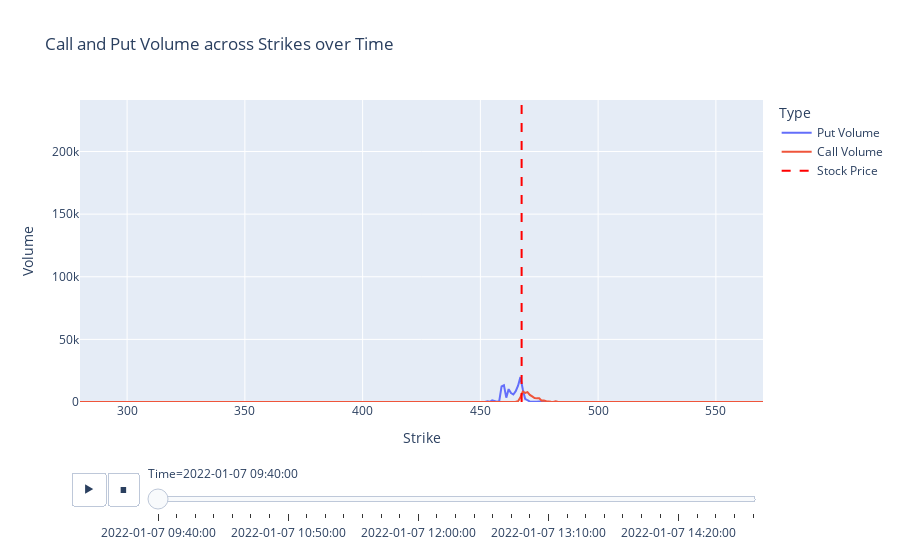

The notebook cell this image was saved under:
### Code cell
# prepare dataframe sorted by time so animation frames are chronological
df_anim = df_options.sort_values("time").copy()
df_anim["time_str"] = df_anim["time"].dt.strftime("%Y-%m-%d %H:%M:%S")

# Reshape data to have separate rows for call and put volumes
df_call = df_anim.copy()
df_call["volume"] = df_call["callVolume"]
df_call["type"] = "Call Volume"

df_put = df_anim.copy()
df_put["volume"] = df_put["putVolume"]
df_put["type"] = "Put Volume"

df_combined = pd.concat([df_call, df_put])

ymax = max(df_anim["putVolume"].max(), df_anim["callVolume"].max()) * 1.1

# Create a sorted list of unique times to ensure proper ordering
unique_times = df_anim.sort_values("time")["time_str"].unique()

fig = px.line(
    df_combined.sort_values("strike"),
    x="strike",
    y="volume",
    color="type",
    animation_frame="time_str",
    range_y=[0, ymax],
    labels={"volume": "Volume", "strike": "Strike", "time_str": "Time", "type": "Type"},
    title="Call and Put Volume across Strikes over Time",
    category_orders={"time_str": list(unique_times)}  # Enforce chronological order
)

# Add vertical lines for stock price at each time point
for i, frame in enumerate(fig.frames):
    time_str = frame.name
    stock_price = df_anim[df_anim["time_str"] == time_str]["stockPrice"].iloc[0]
    
    # Add vertical line to each frame
    frame.data = frame.data + (go.Scatter(
        x=[stock_price, stock_price],
        y=[0, ymax],
        mode="lines",
        line=dict(color="red", width=2, dash="dash"),
        name="Stock Price",
        showlegend=(i == 0)  # Only show legend on first frame
    ),)

# Add vertical line to initial plot as well
stock_price_initial = df_anim[df_anim["time_str"] == unique_times[0]]["stockPrice"].iloc[0]
fig.add_trace(go.Scatter(
    x=[stock_price_initial, stock_price_initial],
    y=[0, ymax],
    mode="lines",
    line=dict(color="red", width=2, dash="dash"),
    name="Stock Price"
))

fig.update_layout(xaxis_title="Strike", yaxis_title="Volume", transition={"duration": 300})
fig.show()

### Figure 1 — Plotly figure (JSON) as saved in the notebook; plotly's stock layout.template omitted (floating-point values rounded to 4 significant figures; data arrays with more than 128 entries replaced by an {"elided": "..."} marker saying what was removed)
{"data": [{"hovertemplate": "Type=Put Volume<br>Time=2022-01-07 09:40:00<br>Strike=%{x}<br>Volume=%{y}<extra></extra>", "legendgroup": "Put Volume", "line": {"color": "#636efa", "dash": "solid"}, "marker": {"symbol": "circle"}, "mode": "lines", "name": "Put Volume", "orientation": "v", "showlegend": true, "type": "scatter", "x": {"elided": "154 float values"}, "xaxis": "x", "y": {"elided": "154 int values"}, "yaxis": "y"}, {"hovertemplate": "Type=Call Volume<br>Time=2022-01-07 09:40:00<br>Strike=%{x}<br>Volume=%{y}<extra></extra>", "legendgroup": "Call Volume", "line": {"color": "#EF553B", "dash": "solid"}, "marker": {"symbol": "circle"}, "mode": "lines", "name": "Call Volume", "orientation": "v", "showlegend": true, "type": "scatter", "x": {"elided": "154 float values"}, "xaxis": "x", "y": {"elided": "154 int values"}, "yaxis": "y"}, {"line": {"color": "red", "dash": "dash", "width": 2}, "mode": "lines", "name": "Stock Price", "type": "scatter", "x": [467.5, 467.5], "y": [0, 241100.0]}], "layout": {"legend": {"title": {"text": "Type"}, "tracegroupgap": 0}, "sliders": [{"active": 0, "currentvalue": {"prefix": "Time="}, "len": 0.9, "pad": {"b": 10, "t": 60}, "steps": [{"args": [["2022-01-07 09:40:00"], {"frame": {"duration": 0, "redraw": false}, "fromcurrent": true, "mode": "immediate", "transition": {"duration": 0, "easing": "linear"}}], "label": "2022-01-07 09:40:00", "method": "animate"}, {"args": [["2022-01-07 09:50:00"], {"frame": {"duration": 0, "redraw": false}, "fromcurrent": true, "mode": "immediate", "transition": {"duration": 0, "easing": "linear"}}], "label": "2022-01-07 09:50:00", "method": "animate"}, {"args": [["2022-01-07 10:00:00"], {"frame": {"duration": 0, "redraw": false}, "fromcurrent": true, "mode": "immediate", "transition": {"duration": 0, "easing": "linear"}}], "label": "2022-01-07 10:00:00", "method": "animate"}, {"args": [["2022-01-07 10:10:00"], {"frame": {"duration": 0, "redraw": false}, "fromcurrent": true, "mode": "immediate", "transition": {"duration": 0, "easing": "linear"}}], "label": "2022-01-07 10:10:00", "method": "animate"}, {"args": [["2022-01-07 10:20:00"], {"frame": {"duration": 0, "redraw": false}, "fromcurrent": true, "mode": "immediate", "transition": {"duration": 0, "easing": "linear"}}], "label": "2022-01-07 10:20:00", "method": "animate"}, {"args": [["2022-01-07 10:30:00"], {"frame": {"duration": 0, "redraw": false}, "fromcurrent": true, "mode": "immediate", "transition": {"duration": 0, "easing": "linear"}}], "label": "2022-01-07 10:30:00", "method": "animate"}, {"args": [["2022-01-07 10:40:00"], {"frame": {"duration": 0, "redraw": false}, "fromcurrent": true, "mode": "immediate", "transition": {"duration": 0, "easing": "linear"}}], "label": "2022-01-07 10:40:00", "method": "animate"}, {"args": [["2022-01-07 10:50:00"], {"frame": {"duration": 0, "redraw": false}, "fromcurrent": true, "mode": "immediate", "transition": {"duration": 0, "easing": "linear"}}], "label": "2022-01-07 10:50:00", "method": "animate"}, {"args": [["2022-01-07 11:00:00"], {"frame": {"duration": 0, "redraw": false}, "fromcurrent": true, "mode": "immediate", "transition": {"duration": 0, "easing": "linear"}}], "label": "2022-01-07 11:00:00", "method": "animate"}, {"args": [["2022-01-07 11:10:00"], {"frame": {"duration": 0, "redraw": false}, "fromcurrent": true, "mode": "immediate", "transition": {"duration": 0, "easing": "linear"}}], "label": "2022-01-07 11:10:00", "method": "animate"}, {"args": [["2022-01-07 11:20:00"], {"frame": {"duration": 0, "redraw": false}, "fromcurrent": true, "mode": "immediate", "transition": {"duration": 0, "easing": "linear"}}], "label": "2022-01-07 11:20:00", "method": "animate"}, {"args": [["2022-01-07 11:30:00"], {"frame": {"duration": 0, "redraw": false}, "fromcurrent": true, "mode": "immediate", "transition": {"duration": 0, "easing": "linear"}}], "label": "2022-01-07 11:30:00", "method": "animate"}, {"args": [["2022-01-07 11:40:00"], {"frame": {"duration": 0, "redraw": false}, "fromcurrent": true, "mode": "immediate", "transition": {"duration": 0, "easing": "linear"}}], "label": "2022-01-07 11:40:00", "method": "animate"}, {"args": [["2022-01-07 11:50:00"], {"frame": {"duration": 0, "redraw": false}, "fromcurrent": true, "mode": "immediate", "transition": {"duration": 0, "easing": "linear"}}], "label": "2022-01-07 11:50:00", "method": "animate"}, {"args": [["2022-01-07 12:00:00"], {"frame": {"duration": 0, "redraw": false}, "fromcurrent": true, "mode": "immediate", "transition": {"duration": 0, "easing": "linear"}}], "label": "2022-01-07 12:00:00", "method": "animate"}, {"args": [["2022-01-07 12:10:00"], {"frame": {"duration": 0, "redraw": false}, "fromcurrent": true, "mode": "immediate", "transition": {"duration": 0, "easing": "linear"}}], "label": "2022-01-07 12:10:00", "method": "animate"}, {"args": [["2022-01-07 12:20:00"], {"frame": {"duration": 0, "redraw": false}, "fromcurrent": true, "mode": "immediate", "transition": {"duration": 0, "easing": "linear"}}], "label": "2022-01-07 12:20:00", "method": "animate"}, {"args": [["2022-01-07 12:30:00"], {"frame": {"duration": 0, "redraw": false}, "fromcurrent": true, "mode": "immediate", "transition": {"duration": 0, "easing": "linear"}}], "label": "2022-01-07 12:30:00", "method": "animate"}, {"args": [["2022-01-07 12:40:00"], {"frame": {"duration": 0, "redraw": false}, "fromcurrent": true, "mode": "immediate", "transition": {"duration": 0, "easing": "linear"}}], "label": "2022-01-07 12:40:00", "method": "animate"}, {"args": [["2022-01-07 12:50:00"], {"frame": {"duration": 0, "redraw": false}, "fromcurrent": true, "mode": "immediate", "transition": {"duration": 0, "easing": "linear"}}], "label": "2022-01-07 12:50:00", "method": "animate"}, {"args": [["2022-01-07 13:00:00"], {"frame": {"duration": 0, "redraw": false}, "fromcurrent": true, "mode": "immediate", "transition": {"duration": 0, "easing": "linear"}}], "label": "2022-01-07 13:00:00", "method": "animate"}, {"args": [["2022-01-07 13:10:00"], {"frame": {"duration": 0, "redraw": false}, "fromcurrent": true, "mode": "immediate", "transition": {"duration": 0, "easing": "linear"}}], "label": "2022-01-07 13:10:00", "method": "animate"}, {"args": [["2022-01-07 13:20:00"], {"frame": {"duration": 0, "redraw": false}, "fromcurrent": true, "mode": "immediate", "transition": {"duration": 0, "easing": "linear"}}], "label": "2022-01-07 13:20:00", "method": "animate"}, {"args": [["2022-01-07 13:30:00"], {"frame": {"duration": 0, "redraw": false}, "fromcurrent": true, "mode": "immediate", "transition": {"duration": 0, "easing": "linear"}}], "label": "2022-01-07 13:30:00", "method": "animate"}, {"args": [["2022-01-07 13:40:00"], {"frame": {"duration": 0, "redraw": false}, "fromcurrent": true, "mode": "immediate", "transition": {"duration": 0, "easing": "linear"}}], "label": "2022-01-07 13:40:00", "method": "animate"}, {"args": [["2022-01-07 13:50:00"], {"frame": {"duration": 0, "redraw": false}, "fromcurrent": true, "mode": "immediate", "transition": {"duration": 0, "easing": "linear"}}], "label": "2022-01-07 13:50:00", "method": "animate"}, {"args": [["2022-01-07 14:00:00"], {"frame": {"duration": 0, "redraw": false}, "fromcurrent": true, "mode": "immediate", "transition": {"duration": 0, "easing": "linear"}}], "label": "2022-01-07 14:00:00", "method": "animate"}, {"args": [["2022-01-07 14:10:00"], {"frame": {"duration": 0, "redraw": false}, "fromcurrent": true, "mode": "immediate", "transition": {"duration": 0, "easing": "linear"}}], "label": "2022-01-07 14:10:00", "method": "animate"}, {"args": [["2022-01-07 14:20:00"], {"frame": {"duration": 0, "redraw": false}, "fromcurrent": true, "mode": "immediate", "transition": {"duration": 0, "easing": "linear"}}], "label": "2022-01-07 14:20:00", "method": "animate"}, {"args": [["2022-01-07 14:30:00"], {"frame": {"duration": 0, "redraw": false}, "fromcurrent": true, "mode": "immediate", "transition": {"duration": 0, "easing": "linear"}}], "label": "2022-01-07 14:30:00", "method": "animate"}, {"args": [["2022-01-07 14:40:00"], {"frame": {"duration": 0, "redraw": false}, "fromcurrent": true, "mode": "immediate", "transition": {"duration": 0, "easing": "linear"}}], "label": "2022-01-07 14:40:00", "method": "animate"}, {"args": [["2022-01-07 14:50:00"], {"frame": {"duration": 0, "redraw": false}, "fromcurrent": true, "mode": "immediate", "transition": {"duration": 0, "easing": "linear"}}], "label": "2022-01-07 14:50:00", "method": "animate"}, {"args": [["2022-01-07 15:00:00"], {"frame": {"duration": 0, "redraw": false}, "fromcurrent": true, "mode": "immediate", "transition": {"duration": 0, "easing": "linear"}}], "label": "2022-01-07 15:00:00", "method": "animate"}], "x": 0.1, "xanchor": "left", "y": 0, "yanchor": "top"}], "title": {"text": "Call and Put Volume across Strikes over Time"}, "transition": {"duration": 300}, "updatemenus": [{"buttons": [{"args": [null, {"frame": {"duration": 500, "redraw": false}, "fromcurrent": true, "mode": "immediate", "transition": {"duration": 500, "easing": "linear"}}], "label": "&#9654;", "method": "animate"}, {"args": [[null], {"frame": {"duration": 0, "redraw": false}, "fromcurrent": true, "mode": "immediate", "transition": {"duration": 0, "easing": "linear"}}], "label": "&#9724;", "method": "animate"}], "direction": "left", "pad": {"r": 10, "t": 70}, "showactive": false, "type": "buttons", "x": 0.1, "xanchor": "right", "y": 0, "yanchor": "top"}], "xaxis": {"anchor": "y", "domain": [0, 1], "title": {"text": "Strike"}}, "yaxis": {"anchor": "x", "domain": [0, 1], "range": [0, 241100.0], "title": {"text": "Volume"}}}}
